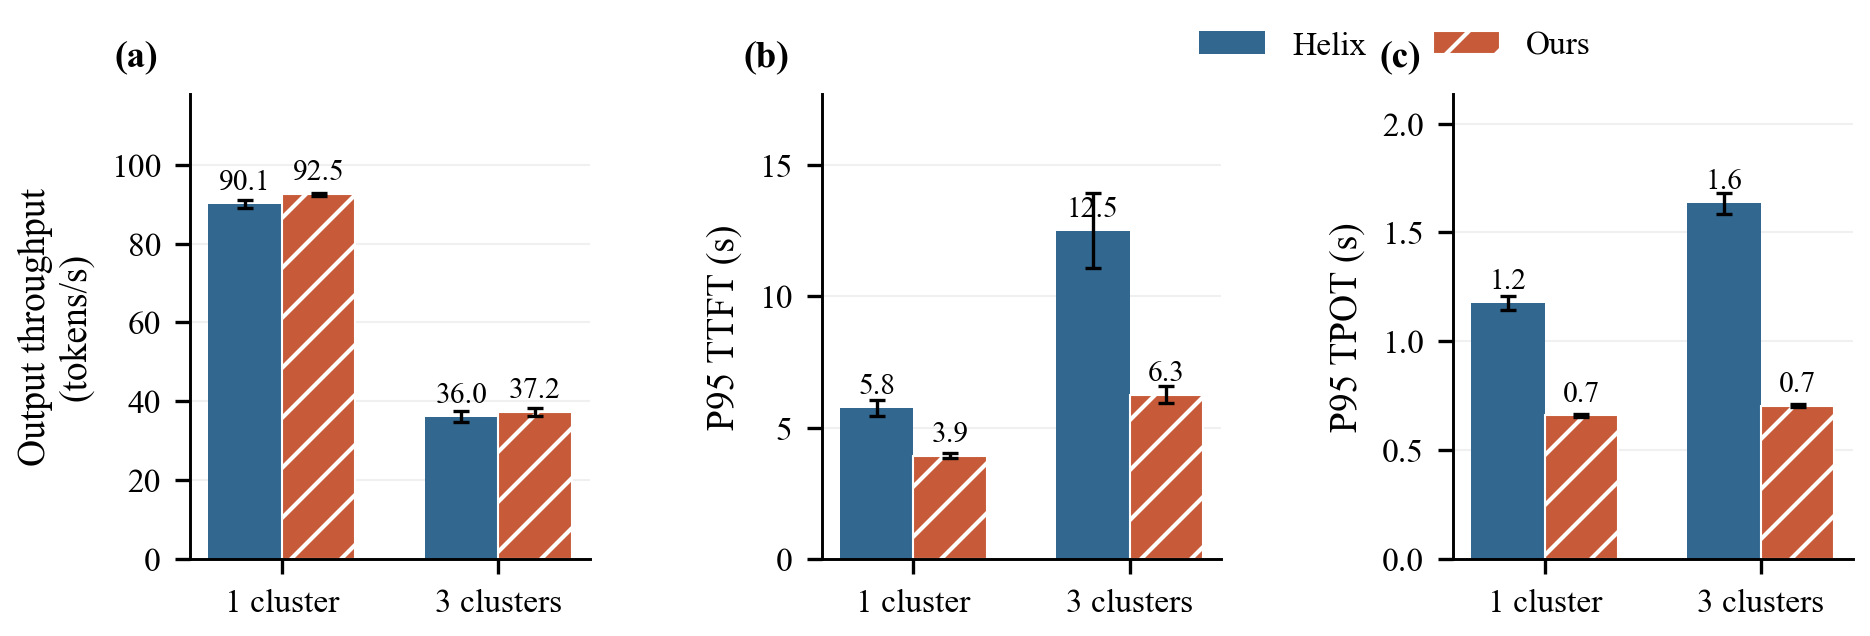

Write Python code to recreate this figure.
"""Separate lower-load three-seed experiment, with a distinct warmup protocol."""

import matplotlib.pyplot as plt
import numpy as np

from common import multiseed, paired_bars, panel, save


def main():
    pairs = [
        ([multiseed(s, seed, "dev_helix") for seed in (0, 1, 2)],
         [multiseed(s, seed, "dev_integrated") for seed in (0, 1, 2)])
        for s in ("single", "multi")]
    metrics = [
        ("output_throughput_tokens_per_s", "Output throughput\n(tokens/s)"),
        ("ttft_p95_s", "P95 TTFT (s)"),
        ("tpot_p95_s", "P95 TPOT (s)"),
    ]
    fig, axes = plt.subplots(1, 3, figsize=(7.15, 2.5))
    for ax, (key, label), letter in zip(axes, metrics, "abc"):
        baseline = [[record[key] for record in pair[0]] for pair in pairs]
        candidate = [[record[key] for record in pair[1]] for pair in pairs]
        paired_bars(ax, ["1 cluster", "3 clusters"],
                    [np.mean(values) for values in baseline],
                    [np.mean(values) for values in candidate], label,
                    baseline_errors=[np.std(values, ddof=1) for values in baseline],
                    candidate_errors=[np.std(values, ddof=1) for values in candidate])
        panel(ax, letter)
    axes[0].legend(frameon=False, loc="upper right", ncol=2,
                   bbox_to_anchor=(3.58, 1.20))
    fig.subplots_adjust(wspace=0.58, bottom=0.2, top=0.82)
    save(fig, "fig12_development_load")


if __name__ == "__main__":
    main()
